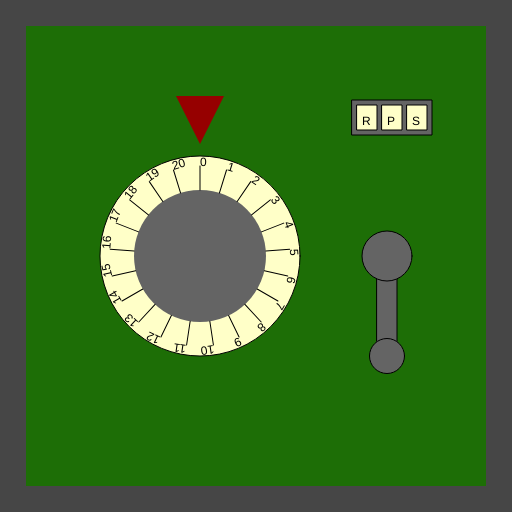
Frame 1 (no input)
Frame 60 (no input): identical to frame 1, image omitted
Frame 120 (the mouse pressed at the canvas centre since frame 60): identical to frame 1, image omitted

The p5.js sketch that drew this single still picture (run headless with seeded random() and noise() and a simulated clock; from frame 60 on, the mouse is pressed at the canvas centre):

// p5.js sketch
// ── sketch.js
/*

Officer: 3463827
CaseNum: 303-1-80800436-3463827

Case 303 - The Case of the Crooked Attorney
Stage 2 - Torvalds' House

This safe is in Torvalds’ home study. Be careful. If you get caught, I don’t know you !

Crack this safe by doing the following:

	When the mouse button is released:
	- Decrement restricted_locker_combinationA by 3

	When any key is released:
	- Decrement restricted_locker_combinationB by 3

	Whilst the mouse is moving:
	- Make restricted_locker_combinationC equal to the string "RPS"

	When the mouse button is released:
	- Make restricted_locker_combinationC equal to the string "VMT"



This time you'll need to create the relevant event handlers yourself.

There are many possible ways of investigating this case, but you
should use ONLY the following commands:

	- The assignment operator aka. the equals sign !
	- Incrementing +=
	- Decrementing -=

*/

//declare the variables

var restricted_locker_combinationA;
var restricted_locker_combinationB;
var restricted_locker_combinationC;


function preload()
{
	//IMAGES WILL BE LOADED HERE

}

function setup()
{
	createCanvas(512,512);

	//initialise the variables
	restricted_locker_combinationA = 0;
	restricted_locker_combinationB = 0;
	restricted_locker_combinationC = "";

}

///////////////////EVENT HANDLERS///////////////////

//Create event handlers here to open the safe ...

function mouseReleased()
{
	console.log("mouseReleased");
	restricted_locker_combinationA -= 3;
	restricted_locker_combinationC = "VMT";
}

function mouseMoved()
{
	console.log("mouseMoved", mouseX, mouseY);
	restricted_locker_combinationC = "RPS";
}

function keyReleased()
{
	console.log("keyReleased", key);
	restricted_locker_combinationB -= 3;
}


///////////////DO NOT CHANGE CODE BELOW THIS POINT///////////////////

function draw()
{

	//Draw the safe door
	background(70);
	noStroke();
	fill(29,110,6);
	rect(26,26,width-52,width-52);

	//Draw the combination dial
	push();
	translate(200,height/2);
	drawDial(200, restricted_locker_combinationA, 21);
	pop();

	//Draw the lever
	push();
	translate(width - 125,256);
	drawLever(restricted_locker_combinationB);
	pop();

	//Draw the spinner
	push();
	translate(width - 120,100);
	drawSpinner(3, restricted_locker_combinationC);
	pop();

}

function drawDial(diameter,num,maxNum)
{
	//the combination lock

	var r = diameter * 0.5;
	var p = r * 0.6;

	stroke(0);
	fill(255,255,200);
	ellipse(0,0,diameter,diameter);
	fill(100);
	noStroke();
	ellipse(0,0,diameter*0.66,diameter*0.66);
	fill(150,0,0);
	triangle(
		-p * 0.4,-r-p,
		p * 0.4,-r-p,
		0,-r-p/5
	);

	noStroke();

	push();
	var inc = 360/maxNum;

	rotate(radians(-num * inc));
	for(var i = 0; i < maxNum; i++)
	{
		push();
		rotate(radians(i * inc));
		stroke(0);
		line(0,-r*0.66,0,-(r-10));
		noStroke();
		fill(0);
		text(i,0,-(r-10));
		pop();
	}

	pop();
}

function drawLever(rot)
{
	push();
	rotate(radians(-rot))
	stroke(0);
	fill(100);
	rect(-10,0,20,100);
	ellipse(0,0,50,50);
	ellipse(0,100,35,35);
	pop();
}

function drawSpinner(numSpinners, val)
{
	var sw = 20;
	var ow = (sw + 5) * numSpinners + 5;
	stroke(0);
	fill(100);
	rect(-ow/2,0,ow,35);
	if(typeof(val) == "number")
	{
		val = floor(val).toString(); //convert to string
	}


	for(var d = numSpinners - val.length; d > 0; d--)
	{
		val = "-" + val;
	}

	for(var i = 0; i < numSpinners; i++)
	{
		stroke(0);
		fill(255,255,200);
		rect(-ow/2 + i * (sw + 5) + 5,5,20,25);
		fill(0);
		noStroke();
		text(val[i],-ow/2 + sw/2 + i * (sw +5),25);
	}

}
